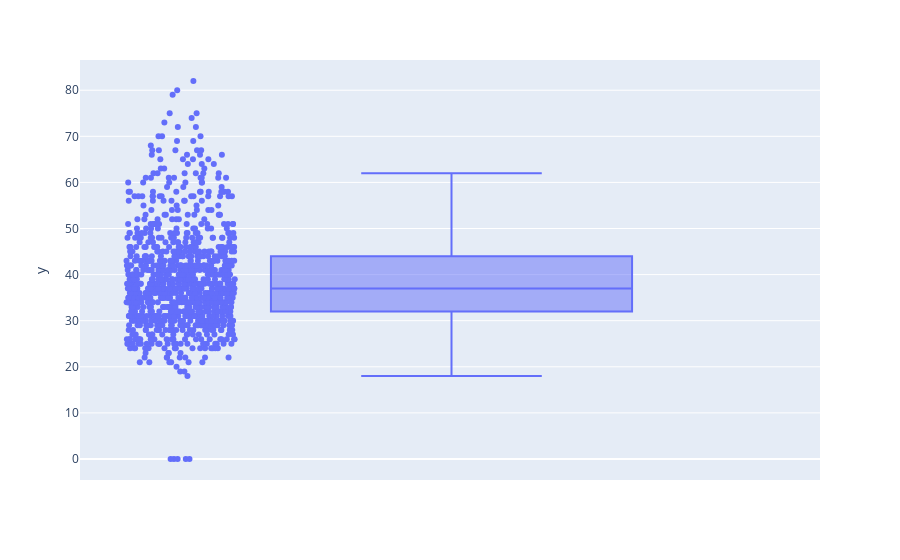

Write notebook code for a chart like this one.
### Code cell
import plotly.express as px
idade = dfchurm["Idade"]
df = px.data.tips()
fig = px.box(df, y=idade, points="all")
fig.show()

#import plotly.express as px
##df = px.data.tips()
#fig = px.box(df,  y=idade, points="all")
#fig.show()

### Figure 1 — Plotly figure (JSON) as saved in the notebook; plotly's stock layout.template omitted (floating-point values rounded to 4 significant figures; data arrays with more than 128 entries replaced by an {"elided": "..."} marker saying what was removed)
{"data": [{"alignmentgroup": "True", "boxpoints": "all", "hovertemplate": "y=%{y}<extra></extra>", "legendgroup": "", "marker": {"color": "#636efa"}, "name": "", "notched": false, "offsetgroup": "", "orientation": "v", "showlegend": false, "type": "box", "x0": " ", "xaxis": "x", "y": {"elided": "999 int values"}, "y0": " ", "yaxis": "y"}], "layout": {"boxmode": "group", "legend": {"tracegroupgap": 0}, "margin": {"t": 60}, "xaxis": {"anchor": "y", "domain": [0, 1]}, "yaxis": {"anchor": "x", "domain": [0, 1], "title": {"text": "y"}}}}
